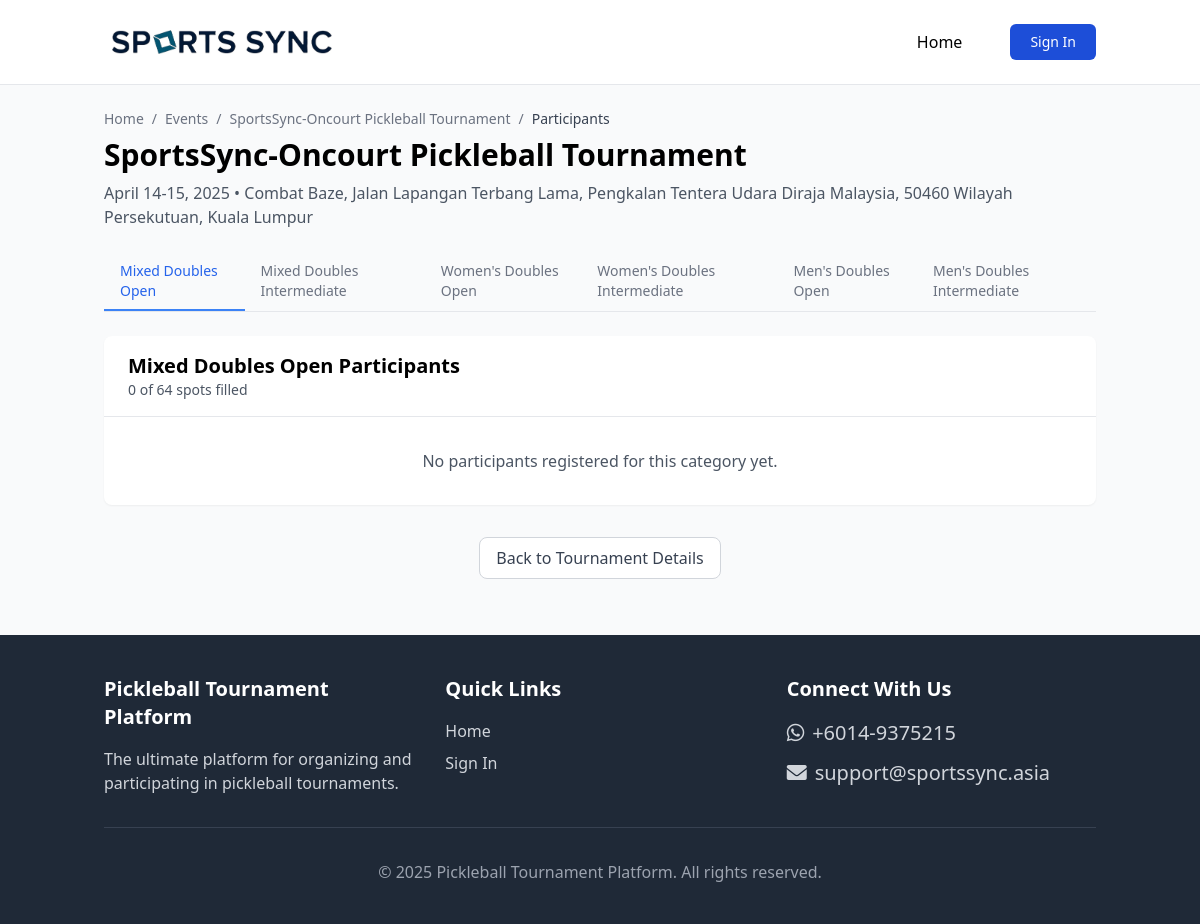
The app's page /tournament/1/participants with its own data.
### app/models.py (models this page shows, shortened)
class Tournament(db.Model):
    id = db.Column(db.Integer, primary_key=True)
    name = db.Column(db.String(100), nullable=False)
    organizer_id = db.Column(db.Integer, db.ForeignKey('user.id'))
    location = db.Column(db.String(200))
    description = db.Column(db.Text)
    start_date = db.Column(db.DateTime)
    end_date = db.Column(db.DateTime)
    registration_deadline = db.Column(db.DateTime)
    tier = db.Column(Enum(TournamentTier), default=TournamentTier.OPEN)
    format = db.Column(Enum(TournamentFormat), default=TournamentFormat.SINGLE_ELIMINATION)
    status = db.Column(Enum(TournamentStatus), default=TournamentStatus.UPCOMING)
    prize_pool = db.Column(db.Float)
    logo = db.Column(db.String(255))
    banner = db.Column(db.String(255))
    created_at = db.Column(db.DateTime, index=True, default=datetime.utcnow)
    venue_id = db.Column(db.Integer, db.ForeignKey('venue.id'), nullable=True)
    is_featured = db.Column(db.Boolean, default=False)
    featured_image = db.Column(db.String(255))
    total_cash_prize = db.Column(db.Float, default=0.0)  # Total cash across all categories
    total_prize_value = db.Column(db.Float, default=0.0)  # Including merchandise value
    prize_structure_description = db.Column(db.Text, nullable=True)  # Tournament-wide description
    payment_bank_name = db.Column(db.String(100), nullable=True)
    payment_account_number = db.Column(db.String(50), nullable=True)
    payment_account_name = db.Column(db.String(100), nullable=True)
    payment_reference_prefix = db.Column(db.String(20), nullable=True)
    payment_qr_code = db.Column(db.String(255), nullable=True)
    payment_instructions = db.Column(db.Text, nullable=True)
    door_gifts = db.Column(db.Text, nullable=True)
    door_gifts_image = db.Column(db.String(255), nullable=True)
    categories = db.relationship('TournamentCategory', backref='tournament', lazy='dynamic')

class TournamentCategory(db.Model):
    id = db.Column(db.Integer, primary_key=True)
    tournament_id = db.Column(db.Integer, db.ForeignKey('tournament.id'))
    category_type = db.Column(Enum(CategoryType))
    name = db.Column(db.String(100))
    max_participants = db.Column(db.Integer)
    points_awarded = db.Column(db.Integer)
    format = db.Column(Enum(TournamentFormat), default=TournamentFormat.SINGLE_ELIMINATION)
    registration_fee = db.Column(db.Float, default=0.0)
    description = db.Column(db.Text)
    display_order = db.Column(db.Integer, default=999)
    prize_percentage = db.Column(db.Float, default=0)  # Percentage of total prize pool
    prize_money = db.Column(db.Float, default=0.0)  # Total cash prize for this category
    prize_image = db.Column(db.String(255), nullable=True)
    has_merchandise = db.Column(db.Boolean, default=False)  # Quick flag for filtering
    has_trophies = db.Column(db.Boolean, default=False)  # Quick flag for filtering
    prize_summary = db.Column(db.Text, nullable=True)  # Brief overview for display
    total_prize_value = db.Column(db.Float, default=0.0)
    min_dupr_rating = db.Column(db.Float, nullable=True)
    max_dupr_rating = db.Column(db.Float, nullable=True)
    min_age = db.Column(db.Integer, nullable=True)
    max_age = db.Column(db.Integer, nullable=True)
    gender_restriction = db.Column(db.String(20), nullable=True)  # 'male', 'female', 'mixed', or None
    group_count = db.Column(db.Integer, default=0)  # Number of groups in group stage
    teams_per_group = db.Column(db.Integer, default=0)  # Teams per group
    teams_advancing_per_group = db.Column(db.Integer, default=0)  # Teams advancing to knockout
    points_distribution = db.Column(JSON, default={})
    prize_distribution = db.Column(JSON, default={})
    registrations = db.relationship('Registration', backref='category', lazy='dynamic')
    matches = db.relationship('Match', backref='category', lazy='dynamic')
    groups = db.relationship('Group', backref='category', lazy='dynamic')
    def is_doubles(self):
        return self.category_type in [
            CategoryType.MENS_DOUBLES,
            CategoryType.WOMENS_DOUBLES,
            CategoryType.MIXED_DOUBLES
        ]

### app/tournament/routes.py (the view, shortened to what this page needs)
@bp.route('/<int:id>/participants')
def participants(id):
    tournament = Tournament.query.get_or_404(id)
    categories = tournament.categories.all()
    if not categories:
        flash('No categories found for this tournament.', 'warning')
        return redirect(url_for('main.tournament_detail', id=id))
    category_id = request.args.get('category', type=int) or categories[0].id
    selected_category = TournamentCategory.query.get_or_404(category_id)
    registrations = Registration.query.filter_by(category_id=category_id).all()
    participants = []
    participants.sort(key=lambda x: x['seed'] if x['seed'] else 999)
    return render_template('tournament/participants.html',
                          title=f"{tournament.name} - {selected_category.category_type.value} Participants",
                          tournament=tournament,
                          categories=categories,
                          selected_category=selected_category,
                          participants=participants)

### app/templates/tournament/participants.html (shortened to what this page needs)
{% extends "base.html" %}
{% block content %}
<div class="mb-6">
    <div class="flex items-center gap-2 text-gray-500 text-sm mb-2">
        <a href="{{ url_for('main.index') }}" class="hover:text-blue-600">Home</a>
        <span>/</span>
        <a href="{{ url_for('main.events') }}" class="hover:text-blue-600">Events</a>
        <span>/</span>
        <a href="{{ url_for('main.tournament_detail', id=tournament.id) }}" class="hover:text-blue-600">{{ tournament.name }}</a>
        <span>/</span>
        <span class="text-gray-700">Participants</span>
    </div>
    <h1 class="text-3xl font-bold mb-2">{{ tournament.name }}</h1>
    <div class="text-gray-600 mb-6">{{ tournament.start_date.strftime('%B %d') }}-{{ tournament.end_date.strftime('%d, %Y') }} • {{ tournament.location }}</div>
    <div class="flex border-b border-gray-200 mb-6 overflow-x-auto">
        {% for category in categories %}
            <a href="{{ url_for('tournament.participants', id=tournament.id, category=category.id) }}"
                class="py-2 px-4 border-b-2 font-medium text-sm {% if category.id == selected_category.id %}border-blue-500 text-blue-600{% else %}border-transparent text-gray-500 hover:text-gray-700 hover:border-gray-300{% endif %}">
                {{ category.name }}
            </a>
        {% endfor %}
    </div>
</div>
<div class="bg-white rounded-lg shadow-sm overflow-hidden mb-8">
    <div class="px-6 py-4 border-b border-gray-200">
        <h2 class="text-xl font-bold">{{ selected_category.name }} Participants</h2>
        <div class="text-sm text-gray-600">
            {% if selected_category.is_doubles() %}
                {% set unique_teams = {} %}
                {% for entry in participants %}
                    {% if entry.partner %}
                        {% set team_key = [entry.player.id, entry.partner.id]|sort|join('-') %}
                        {% if team_key not in unique_teams %}
                            {% set _ = unique_teams.update({team_key: 1}) %}
                        {% endif %}
                    {% endif %}
                {% endfor %}
                {{ unique_teams|length * 2 }} of {{ selected_category.max_participants }} spots filled
            {% else %}
                {{ participants|length }} of {{ selected_category.max_participants }} spots filled
            {% endif %}
        </div>
    </div>
    {% if participants %}
        <div class="divide-y divide-gray-200">
            {% if selected_category.is_doubles() %}
                {% set teams = {} %}
                {% for entry in participants %}
                    {% if entry.partner %}
                        {% set team_key = [entry.player.id, entry.partner.id]|sort|join('-') %}
                        {% if team_key not in teams %}
                            {% set _ = teams.update({team_key: {'player1': entry.player, 'player2': entry.partner, 'seed': entry.seed}}) %}
                        {% endif %}
                    {% endif %}
                {% endfor %}
                {% for team_key, team in teams.items() %}
                    <div class="px-6 py-4">
                        <div class="flex items-center justify-between">
                            <div class="flex items-center">
                                {% if team.seed %}
                                    <div class="w-8 h-8 bg-blue-600 rounded-full flex items-center justify-center text-white font-bold mr-4">
                                        {{ team.seed }}
                                    </div>
                                {% endif %}
                                <div class="flex flex-col sm:flex-row sm:items-center">
                                    <div class="flex items-center mb-2 sm:mb-0 sm:mr-6">
                                        <div class="w-10 h-10 bg-blue-100 rounded-full flex items-center justify-center mr-3">
                                            {% if team.player1.profile_image %}
                                                <img src="{{ team.player1.profile_image }}"
                                                    class="w-10 h-10 rounded-full object-cover"
                                                    alt="{{ team.player1.full_name }}">
                                            {% else %}
                                                <span class="text-blue-600 font-bold">{{ team.player1.full_name[:1] }}</span>
                                            {% endif %}
                                        </div>
                                        <div>
                                            <a href="{{ url_for('main.player_detail', id=team.player1.id) }}" class="font-medium hover:text-blue-600">
                                                {{ team.player1.full_name }}
                                            </a>
                                            <div class="text-xs text-gray-500">{{ team.player1.country }}</div>
                                        </div>
                                    </div>
                                    <div class="hidden sm:block text-gray-400 mx-2">/</div>
                                    <div class="flex items-center">
                                        <div class="w-10 h-10 bg-blue-100 rounded-full flex items-center justify-center mr-3">
                                            {% if team.player2.profile_image %}
                                                <img src="{{ team.player2.profile_image }}"
                                                    class="w-10 h-10 rounded-full object-cover"
                                                    alt="{{ team.player2.full_name }}">
                                            {% else %}
                                                <span class="text-blue-600 font-bold">{{ team.player2.full_name[:1] }}</span>
                                            {% endif %}
                                        </div>
                                        <div>
                                            <a href="{{ url_for('main.player_detail', id=team.player2.id) }}" class="font-medium hover:text-blue-600">
                                                {{ team.player2.full_name }}
                                            </a>
                                            <div class="text-xs text-gray-500">{{ team.player2.country }}</div>
                                        </div>
                                    </div>
                                </div>
                            </div>
                            {# {% if team.player1_dupr is defined or team.player2_dupr is defined %}
                                <div class="text-sm text-gray-500">
                                    <span class="font-medium">DUPR:</span>
                                    {% if team.player1_dupr is defined %}{{ team.player1_dupr }}{% else %}--{% endif %} /
                                    {% if team.player2_dupr is defined %}{{ team.player2_dupr }}{% else %}--{% endif %}
                                </div>
                            {% endif %} #}
                        </div>
                    </div>
                {% endfor %}
            {% else %}
                {% for entry in participants %}
                    <div class="px-6 py-4 flex items-center justify-between">
                        <div class="flex items-center">
                            {# {% if entry.seed %}
                                <div class="w-8 h-8 bg-blue-600 rounded-full flex items-center justify-center text-white font-bold mr-4">
                                    {{ entry.seed }}
                                </div>
                            {% endif %} #}
                            <div class="flex items-center">
                                <div class="w-10 h-10 bg-blue-100 rounded-full flex items-center justify-center mr-3">
                                    {% if entry.player.profile_image %}
                                        <img src="{{ entry.player.profile_image }}"
                                            class="w-10 h-10 rounded-full object-cover"
                                            alt="{{ entry.player.full_name }}">
                                    {% else %}
                                        <span class="text-blue-600 font-bold">{{ entry.player.full_name[:1] }}</span>
                                    {% endif %}
                                </div>
                                <div>
                                    <a href="{{ url_for('main.player_detail', id=entry.player.id) }}" class="font-medium hover:text-blue-600">
                                        {{ entry.player.full_name }}
                                    </a>
                                    <div class="text-xs text-gray-500">{{ entry.player.country }}</div>
                                </div>
                            </div>
                        </div>
                        {# {% if entry.player_dupr is defined %}
                            <div class="text-sm text-gray-500">
                                <span class="font-medium">DUPR:</span> {{ entry.player_dupr }}
                            </div>
                        {% endif %} #}
                    </div>
                {% endfor %}
            {% endif %}
        </div>
    {% else %}
        <div class="px-6 py-8 text-center text-gray-600">
            No participants registered for this category yet.
        </div>
    {% endif %}
</div>
<div class="text-center mb-8">
    <a href="{{ url_for('main.tournament_detail', id=tournament.id) }}" class="inline-block px-4 py-2 bg-white border border-gray-300 text-gray-700 rounded-lg hover:bg-gray-50 transition">
        Back to Tournament Details
    </a>
</div>
{% endblock %}

### records on screen
Tournament: name "SportsSync-Oncourt Pickleball Tournament", start_date "April 14", end_date "15, 2025", location "Combat Baze, Jalan Lapangan Terbang Lama, Pengkalan Tentera Udara Diraja Malaysia, 50460 Wilayah Persekutuan, Kuala Lumpur"
TournamentCategory: name "Mixed Doubles Open", max_participants "64"
TournamentCategory: name "Mixed Doubles Intermediate"
TournamentCategory: name "Women's Doubles Open"
TournamentCategory: name "Women's Doubles Intermediate"
TournamentCategory: name "Men's Doubles Open"
TournamentCategory: name "Men's Doubles Intermediate"

### other values on screen
{{ unique_teams|length * 2 }} "0"
{{ now.year if now else 2025 }} "2025"
